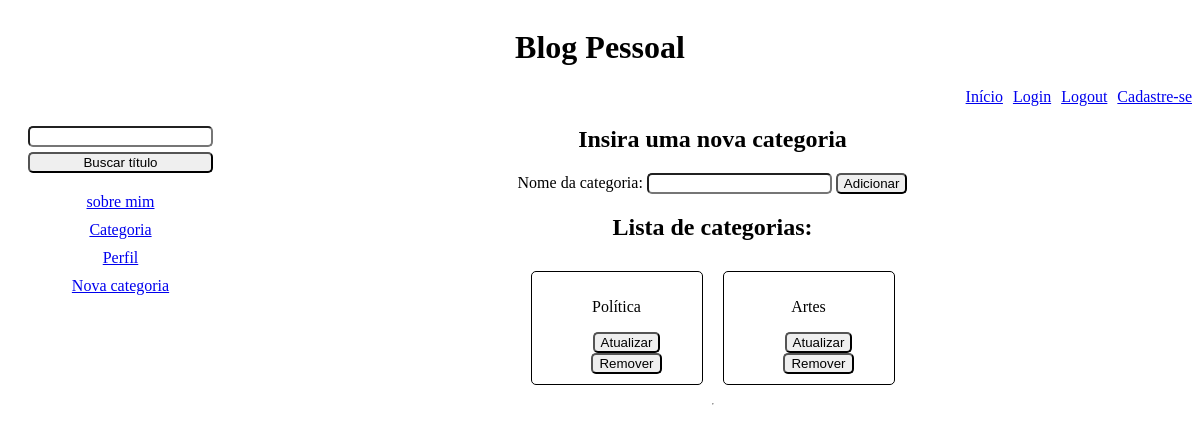
The page /categoria/ on the database as committed earlier.
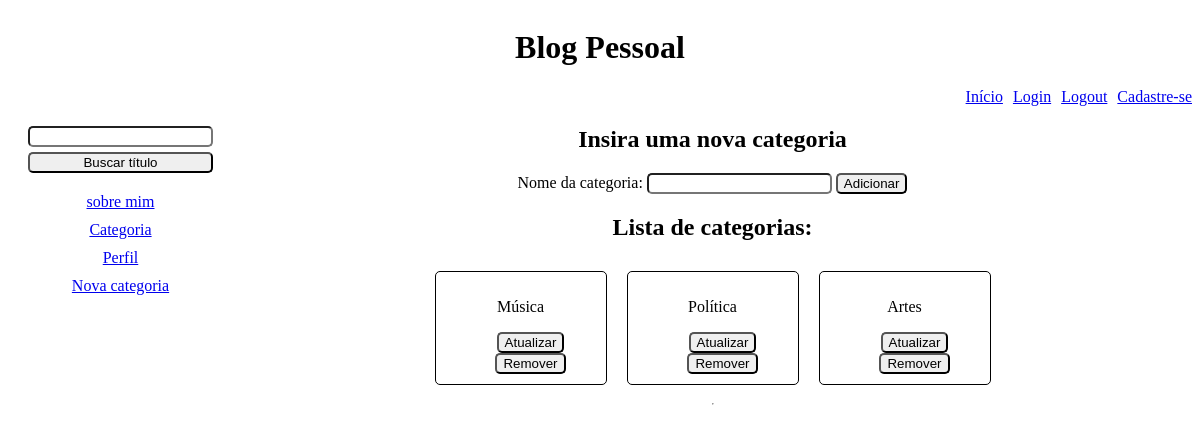
The same page on the database as committed later.
### blog/models.py (models this page shows, shortened)
class Categoria(models.Model):
    nome = models.CharField(max_length=64)
    usuario = models.ForeignKey(
        User, on_delete=models.CASCADE, related_name="categoriasUsuario")

### blog/views.py (the view)
# urls.py: path('categoria/', views.categoria, name="categoria"),
def categoria(request):
    if request.method == "POST":
        nome = request.POST['categoriaCategoria']
        usuario = request.user
        categoria = Categoria(nome=nome, usuario=usuario)
        categoria.save()
        return HttpResponseRedirect(reverse('categoria'))
    categorias = Categoria.objects.all()
    return render(request, 'blog/categoria.html', {"categorias": categorias})

### blog/templates/blog/categoria.html (shortened to what this page needs)
{% extends 'blog/layout.html' %}
{% block body %}
<div id="tituloAddCategoria">
    <h2>Insira uma nova categoria</h2>
</div>
<div id="formAddCategoria">
    <form action="{% url 'categoria' %}" method="post">
        <label>Nome da categoria:</label>
        <input type="text" name="categoriaCategoria">
        <button type="submit">Adicionar</button>
    </form>
</div>
<div id="tituloCategorias">
    <h2>Lista de categorias:</h2>
</div>
<div id="categorias">
    {% for c in categorias %}
    <div class="categoriaUnitaria">
        <p>{{c.nome}}</p>
        <div class="bp">
            <div id="bp1">
                <button class="jsCategoriaAtualizar" data-id="{{c.id}}" data-nome="{{c.nome}}">Atualizar</button>
            </div>
            <div id="bp2">
                <form action="{% url 'removerCategoria' c.id %}" method="post">
                    <button type="submit">Remover</button>
                </form>
            </div>
        </div>
    </div>
    {% endfor %}
</div>
<hr>
{% endblock %}

Rows that differ between the two databases and show on the page:
added Categoria: nome "Música"
